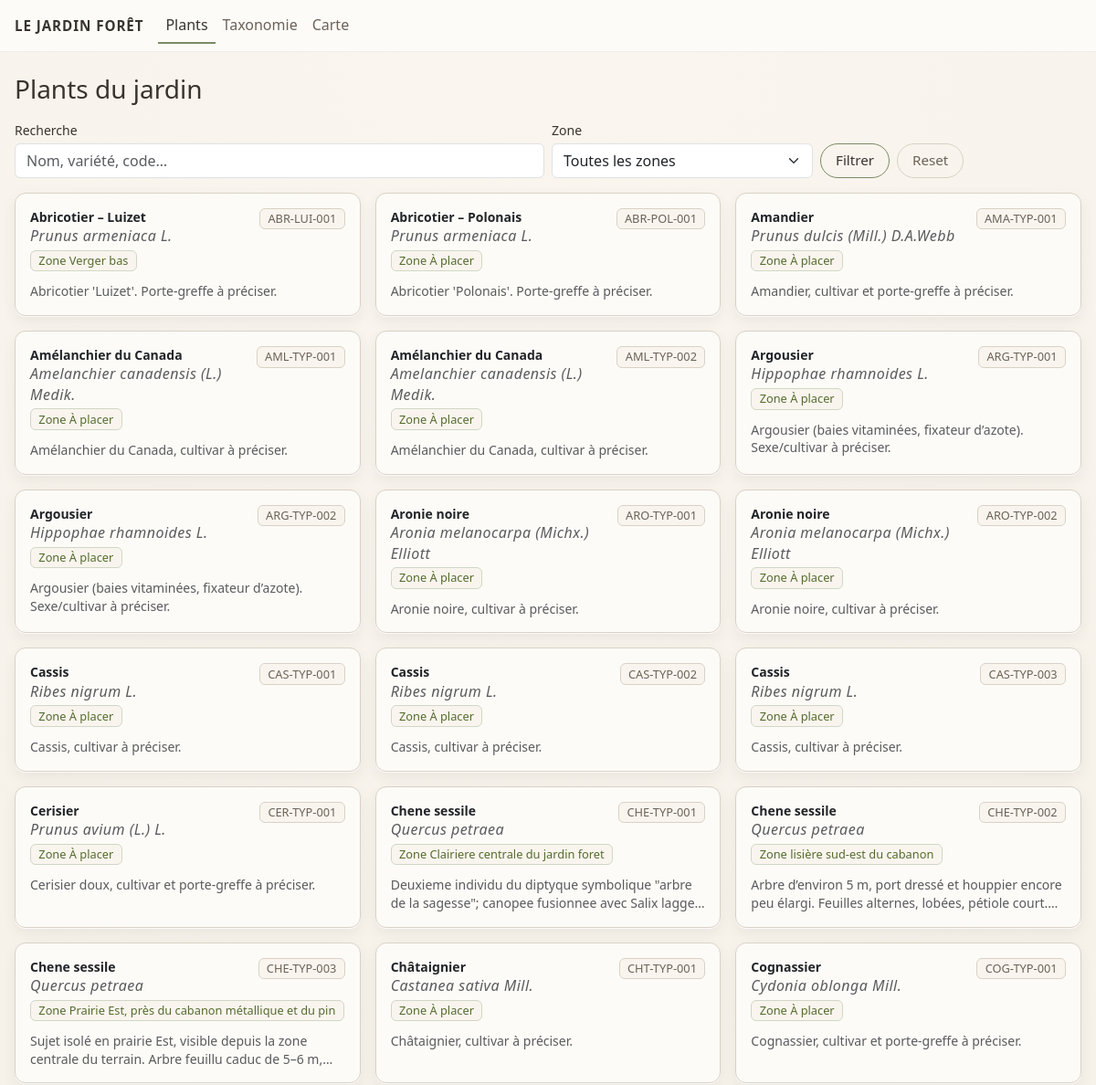
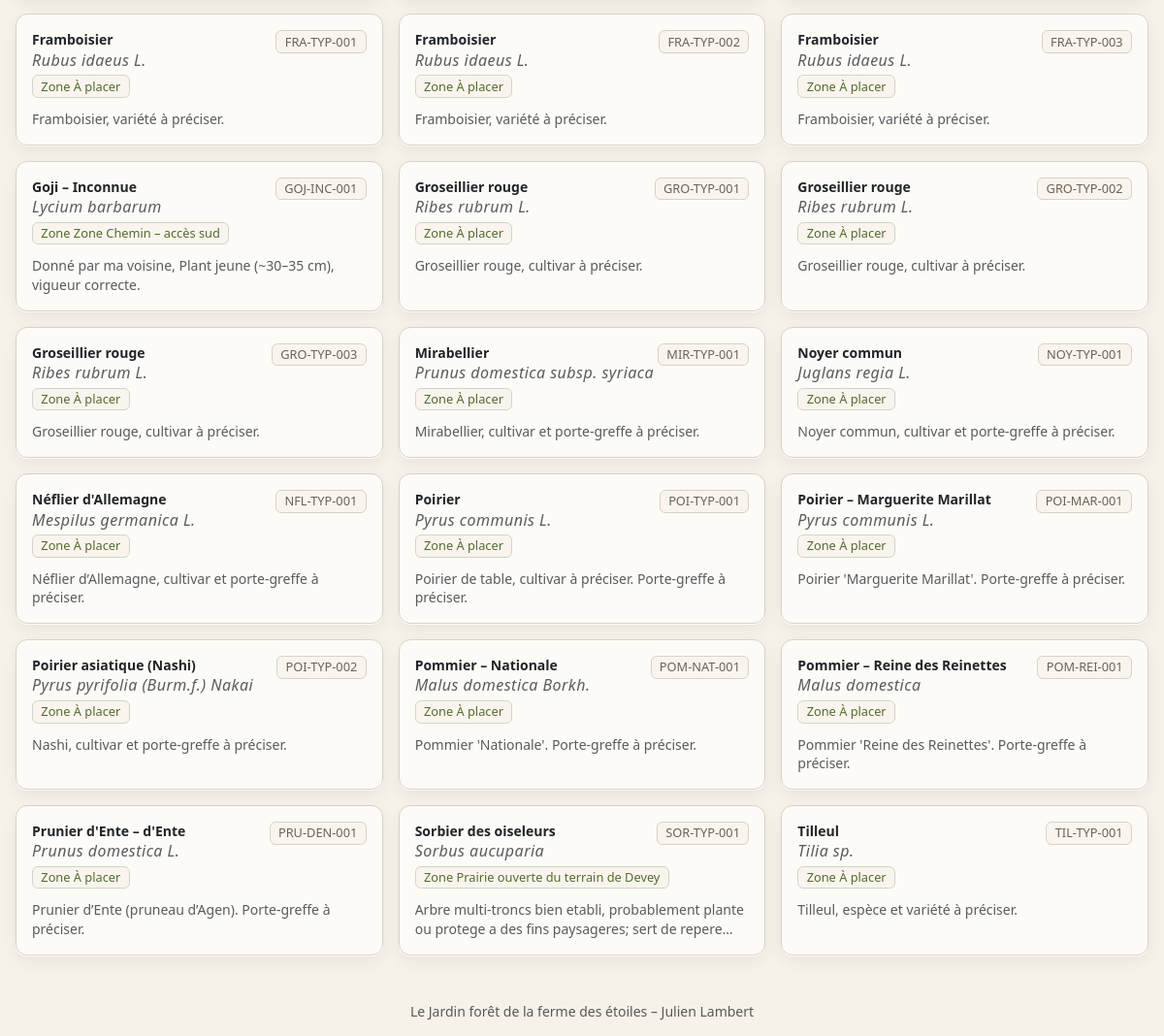
/plants, run on the app's committed database (2 pictures, top to bottom).
### tables this page shows
CREATE TABLE plants (
    id INTEGER PRIMARY KEY AUTOINCREMENT,
    species_id INTEGER NOT NULL,
    label TEXT,
    lat REAL,
    lon REAL,
    zone TEXT,
    planted_at DATE,
    notes TEXT, image_local TEXT, altitude REAL, tags TEXT, micro_site TEXT, exposure_local TEXT, soil_local TEXT, height_current REAL, acquisition_type TEXT, acquisition_source TEXT, plantnet_obs_id TEXT, status TEXT, care_notes TEXT, old_label TEXT,
    FOREIGN KEY (species_id) REFERENCES species(id)
);

CREATE TABLE species (
    id INTEGER PRIMARY KEY AUTOINCREMENT,
    common_name TEXT NOT NULL,
    variety_name TEXT,
    latin_name TEXT,
    family TEXT,
    genus TEXT,
    strata TEXT,
    tags TEXT,
    notes TEXT
, image_url TEXT, origin TEXT, plant_type TEXT, morphology TEXT, culture TEXT, uses TEXT, melliferous_level TEXT, ornamental_interest TEXT, lifespan_min INTEGER, lifespan_max INTEGER, height_min REAL, height_max REAL);

### app.py (the view, shortened to what this page needs)
@app.route("/plants")
def plants():
    db = get_db()
    q = request.args.get("q", "").strip()
    zone_filter = request.args.get("zone", "").strip()
    params = []
    where_clauses = []
    if zone_filter:
        where_clauses.append("plants.zone = ?")
        params.append(zone_filter)
    where_sql = ""
    if where_clauses:
        where_sql = "WHERE " + " AND ".join(where_clauses)
    sql = f"""
        SELECT
            plants.id,
            plants.label,
            plants.zone,
            plants.planted_at,
            plants.lat,
            plants.lon,
            plants.notes,
            species.common_name,
            species.variety_name,
            species.latin_name
        FROM plants
        JOIN species ON plants.species_id = species.id
        {where_sql}
        ORDER BY species.common_name, species.variety_name, plants.label
    """
    rows = db.execute(sql, params).fetchall()
    zones = [
        r[0]
        for r in db.execute(
            "SELECT DISTINCT zone FROM plants WHERE zone IS NOT NULL ORDER BY zone"
        )
    ]
    return render_template(
        "plants.html",
        plants=rows,
        zones=zones,
        search=q,
        zone_filter=zone_filter,
    )

### app.py (called while the page is built)
def get_db():
    if "db" not in g:
        g.db = sqlite3.connect(DB_PATH)
        g.db.row_factory = sqlite3.Row  # accès par nom de colonne
    return g.db

### templates/plants.html (shortened to what this page needs)
{% extends "base.html" %}
{% block content %}
<h1 class="h3 mb-3">Plants du jardin</h1>
<form class="row g-2 align-items-end mb-3" method="get">
  <div class="col-md-6">
    <label class="form-label small mb-1">Recherche</label>
    <input type="text" class="form-control" name="q"
           value="{{ search }}" placeholder="Nom, variété, code…">
  </div>
  <div class="col-md-3">
    <label class="form-label small mb-1">Zone</label>
    <select class="form-select" name="zone">
      <option value="">Toutes les zones</option>
    </select>
  </div>
  <div class="col-md-3 d-flex gap-2">
    <button class="btn btn-primary mt-auto">Filtrer</button>
    <a href="{{ url_for('plants') }}" class="btn btn-outline mt-auto">Reset</a>
  </div>
</form>
{% if plants %}
<div class="row row-cols-1 row-cols-md-2 row-cols-lg-3 g-3">
  {% for p in plants %}
  <div class="col">
    <a href="{{ url_for('plant_detail', plant_id=p['id']) }}"
       class="text-decoration-none text-reset">
      <div class="card shadow-soft h-100">
        <div class="card-body small d-flex flex-column">
          <div class="d-flex justify-content-between align-items-start mb-1">
            <div>
              <div class="fw-semibold">
                {{ p["common_name"] }}
                {% if p["variety_name"] %}
                  – {{ p["variety_name"] }}
                {% endif %}
              </div>
              {% if p["latin_name"] %}
                <div class="latin text-muted">
                  <em>{{ p["latin_name"] }}</em>
                </div>
              {% endif %}
            </div>
            <span class="badge bg-outline">{{ p["label"] or ("#" ~ p["id"]) }}</span>
          </div>
          <div class="mb-2">
            {% if p["zone"] %}
              <span class="badge bg-tag me-1 mb-1">
                Zone&nbsp;{{ p["zone"] }}
              </span>
            {% else %}
              <span class="badge bg-tag me-1 mb-1">À placer</span>
            {% endif %}
          </div>
          {% if p["notes"] %}
            <p class="text-muted mb-0 text-clamp-2">
              {{ p["notes"] }}
            </p>
          {% else %}
            <p class="text-muted mb-0 fst-italic">—</p>
          {% endif %}
        </div>
      </div>
    </a>
  </div>
  {% endfor %}
</div>
{% else %}
<p class="text-muted fst-italic">Aucun plant enregistré.</p>
{% endif %}
{% endblock %}

### static/style.css (style rules this page uses)
:root { --paper: #f6f2ea; --paper-deep: #e6dfd2; --card-bg: #fdfbf7; --ink: #38342e; --ink-soft: #6b6258; --green-fern: #556b2f; --green-soft: #cfd7c6; --green-line: #7a8b64; --brown-ink: #7b5e4a; --brown-soft: #b09580; --border-soft: #d9d1c5; }
body { min-height: 100vh; background: radial-gradient(circle at top, #faf5ee 0, var(--paper) 55%); color: var(--ink); font-family: system-ui, -apple-system, "Segoe UI", Roboto, sans-serif; font-size: 16px; line-height: 1.4; }
a { color: var(--green-fern); }
.text-clamp-2 { display: -webkit-box; -webkit-line-clamp: 2; -webkit-box-orient: vertical; overflow: hidden; }
.btn { border-radius: 999px; font-size: 0.95rem; padding: 0.4rem 1rem; }
.btn-primary, .btn-success { background-color: transparent; border: 1px solid var(--green-line); color: var(--ink); }
.btn-outline { background-color: transparent; border: 1px solid var(--border-soft); color: var(--ink-soft); }
.shadow-soft { background-color: var(--card-bg); border-radius: 0.75rem; border: 1px solid var(--border-soft); box-shadow: 0 1px 0 rgba(255, 255, 255, 0.8), 0 6px 16px rgba(0, 0, 0, 0.06); }
.badge { font-weight: 500; font-size: 0.8rem; }
.badge.bg-outline { border: 1px solid var(--border-soft); background-color: #f9f5ee; color: var(--ink-soft); }
.badge.bg-tag { background-color: #f9f5ee; border: 1px solid var(--green-soft); color: var(--green-fern); }
.latin { letter-spacing: 0.03em; color: var(--ink-soft); font-style: italic; font-size: 1rem; }

### data on the page
plants: common_name "Abricotier", variety_name "Luizet", latin_name "Prunus armeniaca L.", label "ABR-LUI-001", zone "Verger bas", notes "Abricotier 'Luizet'. Porte-greffe à préciser."
plants: common_name "Abricotier", variety_name "Polonais", latin_name "Prunus armeniaca L.", label "ABR-POL-001", zone "À placer", notes "Abricotier 'Polonais'. Porte-greffe à préciser."
plants: common_name "Amandier", latin_name "Prunus dulcis (Mill.) D.A.Webb", label "AMA-TYP-001", zone "À placer", notes "Amandier, cultivar et porte-greffe à préciser."
plants: common_name "Amélanchier du Canada", latin_name "Amelanchier canadensis (L.) Medik.", label "AML-TYP-001", zone "À placer", notes "Amélanchier du Canada, cultivar à préciser."
plants: common_name "Amélanchier du Canada", latin_name "Amelanchier canadensis (L.) Medik.", label "AML-TYP-002", zone "À placer", notes "Amélanchier du Canada, cultivar à préciser."
plants: common_name "Argousier", latin_name "Hippophae rhamnoides L.", label "ARG-TYP-001", zone "À placer", notes "Argousier (baies vitaminées, fixateur d’azote). Sexe/cultivar à préciser."
plants: common_name "Argousier", latin_name "Hippophae rhamnoides L.", label "ARG-TYP-002", zone "À placer", notes "Argousier (baies vitaminées, fixateur d’azote). Sexe/cultivar à préciser."
plants: common_name "Aronie noire", latin_name "Aronia melanocarpa (Michx.) Elliott", label "ARO-TYP-001", zone "À placer", notes "Aronie noire, cultivar à préciser."
plants: common_name "Aronie noire", latin_name "Aronia melanocarpa (Michx.) Elliott", label "ARO-TYP-002", zone "À placer", notes "Aronie noire, cultivar à préciser."
plants: common_name "Cassis", latin_name "Ribes nigrum L.", label "CAS-TYP-001", zone "À placer", notes "Cassis, cultivar à préciser."
plants: common_name "Cassis", latin_name "Ribes nigrum L.", label "CAS-TYP-002", zone "À placer", notes "Cassis, cultivar à préciser."
plants: common_name "Cassis", latin_name "Ribes nigrum L.", label "CAS-TYP-003", zone "À placer", notes "Cassis, cultivar à préciser."
plants: common_name "Cerisier", latin_name "Prunus avium (L.) L.", label "CER-TYP-001", zone "À placer", notes "Cerisier doux, cultivar et porte-greffe à préciser."
plants: common_name "Chene sessile", latin_name "Quercus petraea", label "CHE-TYP-001", zone "Clairiere centrale du jardin foret", notes "Deuxieme individu du diptyque symbolique \"arbre de la sagesse\"; canopee fusionnee avec Salix…"
plants: common_name "Chene sessile", latin_name "Quercus petraea", label "CHE-TYP-002", zone "lisière sud-est du cabanon", notes "Arbre d’environ 5 m, port dressé et houppier encore peu élargi. Feuilles alternes, lobées, pétiole…"
plants: common_name "Chene sessile", latin_name "Quercus petraea", label "CHE-TYP-003", zone "Prairie Est, près du cabanon métallique et du pin", notes "Sujet isolé en prairie Est, visible depuis la zone centrale du terrain. Arbre feuillu caduc de 5–6…"
plants: common_name "Châtaignier", latin_name "Castanea sativa Mill.", label "CHT-TYP-001", zone "À placer", notes "Châtaignier, cultivar à préciser."
plants: common_name "Cognassier", latin_name "Cydonia oblonga Mill.", label "COG-TYP-001", zone "À placer", notes "Cognassier, cultivar et porte-greffe à préciser."
plants: common_name "Framboisier", latin_name "Rubus idaeus L.", label "FRA-TYP-001", zone "À placer", notes "Framboisier, variété à préciser."
plants: common_name "Framboisier", latin_name "Rubus idaeus L.", label "FRA-TYP-002", zone "À placer", notes "Framboisier, variété à préciser."
plants: common_name "Framboisier", latin_name "Rubus idaeus L.", label "FRA-TYP-003", zone "À placer", notes "Framboisier, variété à préciser."
plants: common_name "Goji", variety_name "Inconnue", latin_name "Lycium barbarum", label "GOJ-INC-001", zone "Zone Chemin – accès sud", notes "Donné par ma voisine, Plant jeune (~30–35 cm), vigueur correcte."
plants: common_name "Groseillier rouge", latin_name "Ribes rubrum L.", label "GRO-TYP-001", zone "À placer", notes "Groseillier rouge, cultivar à préciser."
plants: common_name "Groseillier rouge", latin_name "Ribes rubrum L.", label "GRO-TYP-002", zone "À placer", notes "Groseillier rouge, cultivar à préciser."
plants: common_name "Groseillier rouge", latin_name "Ribes rubrum L.", label "GRO-TYP-003", zone "À placer", notes "Groseillier rouge, cultivar à préciser."
plants: common_name "Mirabellier", latin_name "Prunus domestica subsp. syriaca", label "MIR-TYP-001", zone "À placer", notes "Mirabellier, cultivar et porte-greffe à préciser."
plants: common_name "Noyer commun", latin_name "Juglans regia L.", label "NOY-TYP-001", zone "À placer", notes "Noyer commun, cultivar et porte-greffe à préciser."
plants: common_name "Néflier d'Allemagne", latin_name "Mespilus germanica L.", label "NFL-TYP-001", zone "À placer", notes "Néflier d’Allemagne, cultivar et porte-greffe à préciser."
plants: common_name "Poirier", latin_name "Pyrus communis L.", label "POI-TYP-001", zone "À placer", notes "Poirier de table, cultivar à préciser. Porte-greffe à préciser."
plants: common_name "Poirier", variety_name "Marguerite Marillat", latin_name "Pyrus communis L.", label "POI-MAR-001", zone "À placer", notes "Poirier 'Marguerite Marillat'. Porte-greffe à préciser."
plants: common_name "Poirier asiatique (Nashi)", latin_name "Pyrus pyrifolia (Burm.f.) Nakai", label "POI-TYP-002", zone "À placer", notes "Nashi, cultivar et porte-greffe à préciser."
plants: common_name "Pommier", variety_name "Nationale", latin_name "Malus domestica Borkh.", label "POM-NAT-001", zone "À placer", notes "Pommier 'Nationale'. Porte-greffe à préciser."
plants: common_name "Pommier", variety_name "Reine des Reinettes", latin_name "Malus domestica", label "POM-REI-001", zone "À placer", notes "Pommier 'Reine des Reinettes'. Porte-greffe à préciser."
plants: common_name "Prunier d'Ente", variety_name "d'Ente", latin_name "Prunus domestica L.", label "PRU-DEN-001", zone "À placer", notes "Prunier d’Ente (pruneau d’Agen). Porte-greffe à préciser."
plants: common_name "Sorbier des oiseleurs", latin_name "Sorbus aucuparia", label "SOR-TYP-001", zone "Prairie ouverte du terrain de Devey", notes "Arbre multi-troncs bien etabli, probablement plante ou protege a des fins paysageres; sert de…"
plants: common_name "Tilleul", latin_name "Tilia sp.", label "TIL-TYP-001", zone "À placer", notes "Tilleul, espèce et variété à préciser."
